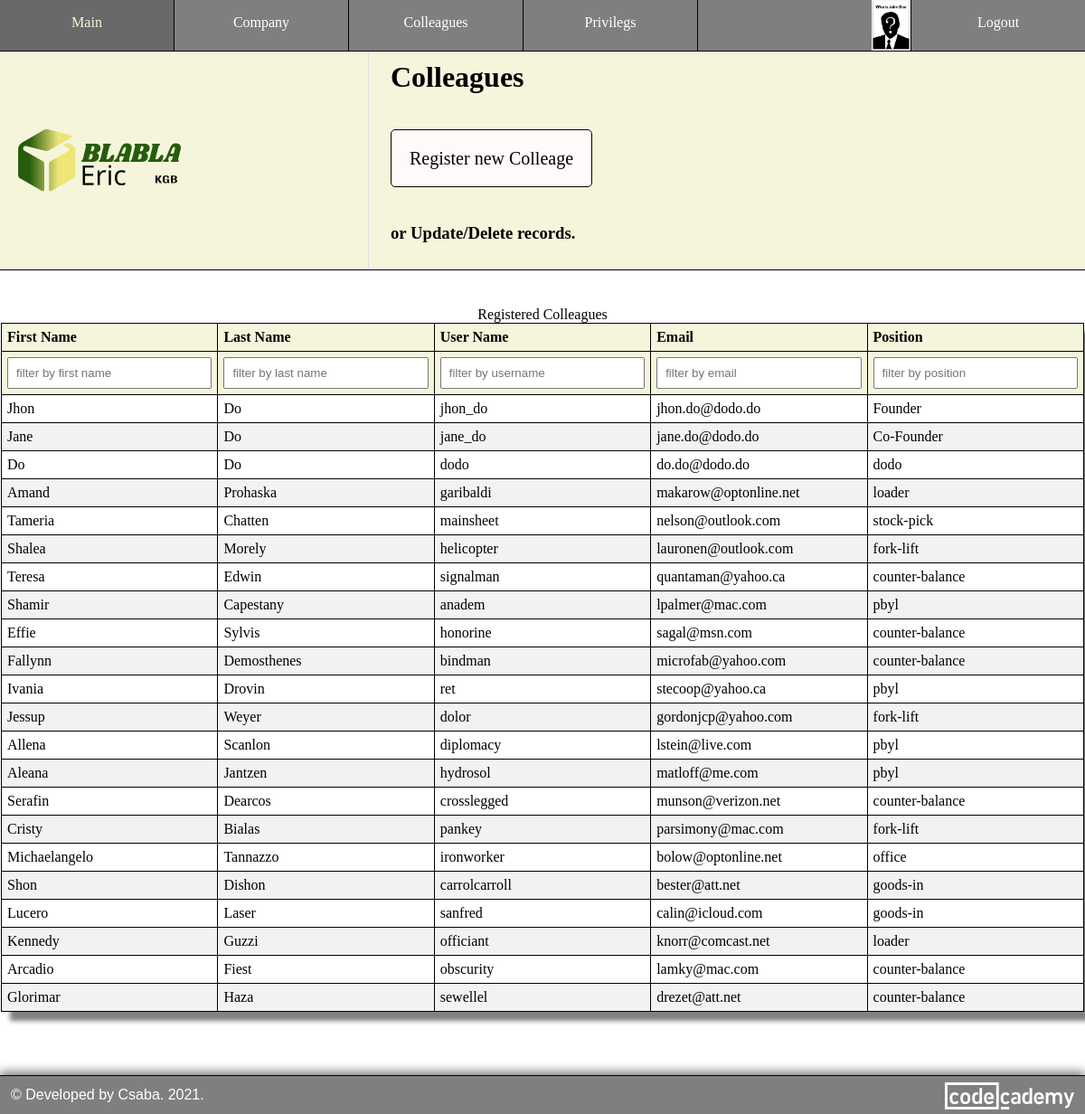
The app's page /colleagues (signed in) with its own data.
### models.py (models this page shows, shortened)
class Colleagues(db.Model, UserMixin):
    id = db.Column(db.Integer, primary_key = True)
    user_name = db.Column(db.String(32), unique = True, index = True)
    email = db.Column(db.String(128), unique = True, index = True)
    confirmed = db.Column(db.Integer, unique = False, default = 0)
    first_name = db.Column(db.String(32), nullable = False, index = True)
    last_name = db.Column(db.String(64), nullable = False, index = True)
    avatar = db.Column(db.String(8), nullable = True)
    position = db.Column(db.String(2048), index = True)
    password_hash = db.Column(db.String(128))
    company_id = db.Column(db.Integer, db.ForeignKey("company.id"))
    ideas = db.relationship(
        "Ideas",
        backref = "colleague",
        lazy = "dynamic",
        cascade = "all, delete, delete-orphan"  # cascading deletion
    )
    admin = db.relationship(
        "Admins",
        backref = "colleague",
        lazy = "dynamic",
        cascade = "all, delete, delete-orphan"  # cascading deletion
    )

### routes.py (the view)
@app.route("/colleagues", methods = ["GET", "POST"])
@login_required
def colleagues():
    if not is_auth_colleague(current_user):
        return unathorized("You cannot to vew this page.", "error")
    colleagues = Colleagues.query.filter(Colleagues.company_id == current_user.company_id).all()
    return render_template(
        "colleagues.html",
        logo = get_logo(current_user),
        change_logo = is_auth_company(current_user), # to add click event to change logo for authorized admin
        colleagues = colleagues,
        nav = get_nav(current_user)
    )

### helper.py (called while the page is built)
def get_admin(current_user):
    admin = Admins.query.filter(Admins.colleague_id == current_user.id).first()
    if not admin:
        admin = instatiate_admin(False)
    return admin

def is_auth_company(current_user):
    admin = get_admin(current_user)
    if not admin.update_company:
        return False
    return True

def is_auth_colleague(current_user, colleague=None):
    if not colleague:
        colleague = current_user
    admin = get_admin(current_user)
    if not admin.update_colleague:
        return False
    if current_user.company_id != colleague.company_id:
        return False
    return True

def is_auth_privilegs(current_user, colleague=None):
    if not colleague:
        colleague = current_user
    admin = get_admin(current_user)
    if not admin.update_privilegs:
        return False
    if current_user.company_id != colleague.company_id:
        return False
    return True

def get_logo(current_user):
    id = current_user.company_id
    company = Company.query.get(id)
    logo_extension = company.logo
    return f"{id}.{logo_extension}" if logo_extension else "idea-box.svg"

### models.py (called while the page is built)
@login_manager.user_loader
def load_colleague(id):
    return Colleagues.query.get(int(id))

### templates/colleagues.html (shortened to what this page needs)
{% extends "base.html" %}
{% block css %}
<link rel="stylesheet" href="{{ url_for('static', filename = 'style/profile.css') }} " />
<link rel="stylesheet" href="{{ url_for('static', filename = 'style/colleagues.css') }} " />
{% endblock css %}
{% block header_left %}
    {% include 'component/logo.html' %}
{% endblock header_left %}
{% block header_right %}
    <h1>Colleagues</h1>
    <div class="button">
        <a href="/register" title="Help your colleague at registration">Register new Colleage</a>
    </div>
    <h3 title="Scroll down to select record">or Update/Delete records.</h3>
{% endblock header_right %}
{% block content %}
<main class="colleagues">
    <section>
        <table id="filterable_table">
            <caption>Registered Colleagues</caption>
            <tr>
                <th>First Name</th>
                <th>Last Name</th>
                <th>User Name</th>
                <th>Email</th>
                <th>Position</th>
            </tr>
            <tr class="filter">
                <th><input type="text" id="first_name" name="first_name" onkeyup="filter_by('first_name')" placeholder="filter by first name" /></th>
                <th><input type="text" id="last_name" name="last_name" onkeyup="filter_by('last_name')" placeholder="filter by last name" /></th>
                <th><input type="text" id="username" name="username" onkeyup="filter_by('username')" placeholder="filter by username" /></th>
                <th><input type="text" id="email" name="email" onkeyup="filter_by('email')" placeholder="filter by email" /></th>
                <th><input type="text" id="position" name="position" onkeyup="filter_by('position')" placeholder="filter by position" /></th>
            </tr>
            {% for colleague in colleagues %}
            <tr
                class="clickable"
                onclick="window.location='/profile/' + {{colleague.id}};"
                title="Click to update"
            >
                <td>{{colleague.first_name}}</td>
                <td>{{colleague.last_name}}</td>
                <td>{{colleague.user_name}}</td>
                <td>{{colleague.email}}</td>
                <td>{{colleague.position}}</td>
            </tr>
            {% endfor %}
        </table>
    </section>
</main>
{% endblock content %}

### templates/base.html (shortened to what this page needs)
<html>
    <head>
        <link rel="stylesheet" href="{{ url_for('static', filename = 'style/base.css') }} " />
        <link rel="stylesheet" href="{{ url_for('static', filename = 'style/common.css') }} " />
        {% block css %}{% endblock css %}
        <link rel="stylesheet" href="{{ url_for('static', filename = 'style/footer.css') }} " />
    </head>
    <body>
        <nav>
            <div class="left-nav">
                {% for menu, path in nav["left"].items() %}
                <a href="{{ path }}">{{ menu }}</a>
                {% endfor %}
            </div>
            <div class="right-nav">
                {% for menu, path in nav["right"].items() %}
                    {% if current_user.get_id() and path == "/profile" %}
                    <a id="avatar" href="/profile/{{ current_user.id }}" title="Your profile" >
                        {% if current_user.avatar %}
                        <img src="{{ url_for('static', filename = '/avatars/') }}{{ current_user.id }}.{{ current_user.avatar }}" />
                        {% else %}
                        <img src="{{ url_for('static', filename = '/avatars/default.png') }}" />
                        {% endif %}
                    </a>
                    {% else %}
                    <a href="{{ path }}">{{ menu }}</a>
                    {% endif %}
                {% endfor %}
            </div>
        </nav>
        <header>
            <div class="header_left">
                <div>
                    {% block header_left %}
                    {% endblock header_left %}
                </div>
            </div>
            <div class="header_right">
                <div>
                    {% block header_right %}
                    {% endblock header_right %}
                </div>
            </div>
        </header>
        {% block content %}
        {% endblock content %}
        <footer> &copy; Developed by Csaba. <span id="developed">   2021</span><span id="presentYear">.</span>
            <a href="https://www.codecademy.com/profiles/lendoo" target="_blank">
                <img id="codecademy_logo" src="{{ url_for('static', filename='images/codecademy-white.svg') }}" alt="CodeCademy logo" />
            </a>
        </footer>
    </body>
</html>

### static/style/base.css (style rules this page uses)
body { margin: 0; box-sizing: border-box; }
main { min-height: 32vh; }
nav { border-bottom: 1px solid black; background-color: rgba(0, 0, 0, 0.5); width: 100%; overflow: auto; }
.left-nav a { float: left; vertical-align: middle; }
#avatar { width: min-content; }
.right-nav a { float: right; }
.left-nav a { border-right: 1px solid black; }
.right-nav a:not(:last-child) { border-left: 1px solid black; }
.right-nav a img { height: 56px; margin-top: -16px; }
a { text-decoration: none; }
nav a { color: white; height: 24px; width: 16%; text-align: center; padding: 16px 0; }
header { display: grid; justify-content: space-between; grid-template-columns: 34% 64%; grid-gap: 20px; background-color: beige; min-height: 200px; border-bottom: 1px solid black; margin-bottom: 20px; }
.header_left, .header_right { display: flex; align-items: center; }
.header_left { position: relative; border-right: 1px solid #ddd; }
header h1 { margin-top: 0; }
.header_right { padding: 10px 0; }

### static/style/common.css (style rules this page uses)
input { padding: 8px; }
.button { margin: 60px; text-align: center; }
.button a, .button a:visited, .button input, .button input:visited { background-color: beige; padding: 20px; border: 1px solid black; border-radius: 5px; color: black; font-size: 20px; cursor: pointer; }
th { background-color: beige; }
footer { margin-top: 50px; }

### static/style/profile.css (style rules this page uses)
section { overflow-x: auto; padding: 20px; }
table { border-collapse: collapse; border: 1px solid black; margin: 0 auto; box-shadow: 10px 10px 5px grey; }
td, th { border: 1px solid black; text-align: left; padding: 8px 16px; }
td { cursor: pointer; }
tr:nth-child(even) { background-color: #f2f2f2; }

### static/style/colleagues.css (style rules this page uses)
body { overflow-x: hidden; }
.clickable { overflow-wrap: anywhere; }
.button { text-align: left; margin-left: 0; }
.button a { background-color: snow; }
table { width: 100%; }
@media (max-width: 1200px) { section { padding: 20px 1px; } }
@media (max-width: 1200px) { .colleagues td, .colleagues th { padding: 6px; } }
@media (max-width: 1200px) { .filter input { width: 100%; } }

### static/style/footer.css (style rules this page uses)
footer { background-color: rgba(0, 0, 0, 0.5); color: white; text-align: left; padding: 12px; font-family: sans-serif; border-top: 1px solid black; box-shadow: 0px -4px 10px grey; }
footer img { height: 30px; margin-top: -5px; float: right; }

### records on screen
Colleagues: first_name "Jhon", last_name "Do", user_name "jhon_do", email "jhon.do@dodo.do", position "Founder"
Colleagues: first_name "Jane", last_name "Do", user_name "jane_do", email "jane.do@dodo.do", position "Co-Founder"
Colleagues: first_name "Do", last_name "Do", user_name "dodo", email "do.do@dodo.do", position "dodo"
Colleagues: first_name "Amand", last_name "Prohaska", user_name "garibaldi", email "makarow@optonline.net", position "loader"
Colleagues: first_name "Tameria", last_name "Chatten", user_name "mainsheet", email "nelson@outlook.com", position "stock-pick"
Colleagues: first_name "Shalea", last_name "Morely", user_name "helicopter", email "lauronen@outlook.com", position "fork-lift"
Colleagues: first_name "Teresa", last_name "Edwin", user_name "signalman", email "quantaman@yahoo.ca", position "counter-balance"
Colleagues: first_name "Shamir", last_name "Capestany", user_name "anadem", email "lpalmer@mac.com", position "pbyl"
Colleagues: first_name "Effie", last_name "Sylvis", user_name "honorine", email "sagal@msn.com", position "counter-balance"
Colleagues: first_name "Fallynn", last_name "Demosthenes", user_name "bindman", email "microfab@yahoo.com", position "counter-balance"
Colleagues: first_name "Ivania", last_name "Drovin", user_name "ret", email "stecoop@yahoo.ca", position "pbyl"
Colleagues: first_name "Jessup", last_name "Weyer", user_name "dolor", email "gordonjcp@yahoo.com", position "fork-lift"
Colleagues: first_name "Allena", last_name "Scanlon", user_name "diplomacy", email "lstein@live.com", position "pbyl"
Colleagues: first_name "Aleana", last_name "Jantzen", user_name "hydrosol", email "matloff@me.com", position "pbyl"
Colleagues: first_name "Serafin", last_name "Dearcos", user_name "crosslegged", email "munson@verizon.net", position "counter-balance"
Colleagues: first_name "Cristy", last_name "Bialas", user_name "pankey", email "parsimony@mac.com", position "fork-lift"
Colleagues: first_name "Michaelangelo", last_name "Tannazzo", user_name "ironworker", email "bolow@optonline.net", position "office"
Colleagues: first_name "Shon", last_name "Dishon", user_name "carrolcarroll", email "bester@att.net", position "goods-in"
Colleagues: first_name "Lucero", last_name "Laser", user_name "sanfred", email "calin@icloud.com", position "goods-in"
Colleagues: first_name "Kennedy", last_name "Guzzi", user_name "officiant", email "knorr@comcast.net", position "loader"
Colleagues: first_name "Arcadio", last_name "Fiest", user_name "obscurity", email "lamky@mac.com", position "counter-balance"
Colleagues: first_name "Glorimar", last_name "Haza", user_name "sewellel", email "drezet@att.net", position "counter-balance"

### other values on screen
{{ menu }} "Main" "Company" "Colleagues" "Privilegs"
{{ menu }} "Logout"
